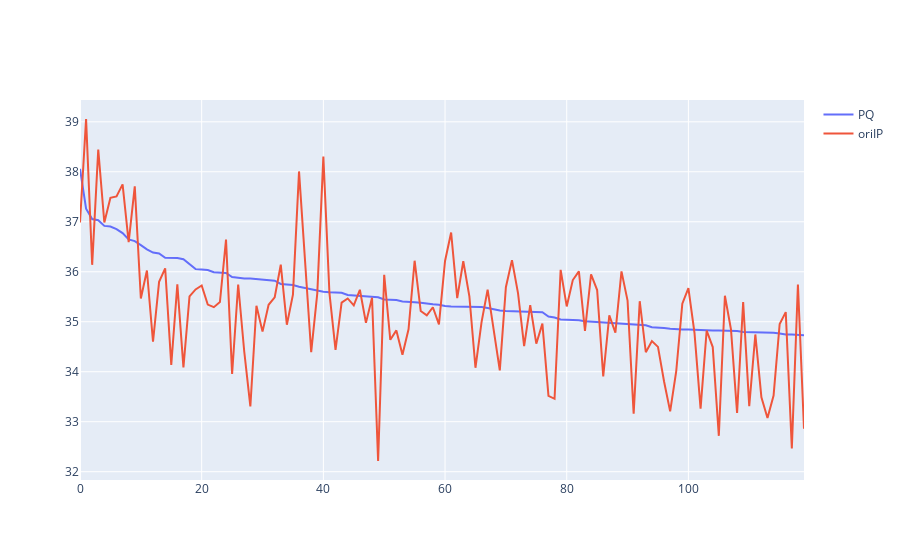

Notebook source saved alongside this figure:
### Code cell
k=120
trace1 = go.Scatter(x=np.arange(k), y=D[0][:], name='PQ')
trace2 = go.Scatter(x=np.arange(k), y=np.dot(query_vectors[0], db_vectors[I[0]].T), name='oriIP')
fig = go.Figure([trace1, trace2])
fig.show()

### Figure 1 — Plotly figure (JSON) as saved in the notebook; plotly's stock layout.template omitted (floating-point values rounded to 4 significant figures; data arrays with more than 128 entries replaced by an {"elided": "..."} marker saying what was removed)
{"data": [{"name": "PQ", "type": "scatter", "x": [0, 1, 2, 3, 4, 5, 6, 7, 8, 9, 10, 11, 12, 13, 14, 15, 16, 17, 18, 19, 20, 21, 22, 23, 24, 25, 26, 27, 28, 29, 30, 31, 32, 33, 34, 35, 36, 37, 38, 39, 40, 41, 42, 43, 44, 45, 46, 47, 48, 49, 50, 51, 52, 53, 54, 55, 56, 57, 58, 59, 60, 61, 62, 63, 64, 65, 66, 67, 68, 69, 70, 71, 72, 73, 74, 75, 76, 77, 78, 79, 80, 81, 82, 83, 84, 85, 86, 87, 88, 89, 90, 91, 92, 93, 94, 95, 96, 97, 98, 99, 100, 101, 102, 103, 104, 105, 106, 107, 108, 109, 110, 111, 112, 113, 114, 115, 116, 117, 118, 119], "y": {"elided": "200 float values"}}, {"name": "oriIP", "type": "scatter", "x": [0, 1, 2, 3, 4, 5, 6, 7, 8, 9, 10, 11, 12, 13, 14, 15, 16, 17, 18, 19, 20, 21, 22, 23, 24, 25, 26, 27, 28, 29, 30, 31, 32, 33, 34, 35, 36, 37, 38, 39, 40, 41, 42, 43, 44, 45, 46, 47, 48, 49, 50, 51, 52, 53, 54, 55, 56, 57, 58, 59, 60, 61, 62, 63, 64, 65, 66, 67, 68, 69, 70, 71, 72, 73, 74, 75, 76, 77, 78, 79, 80, 81, 82, 83, 84, 85, 86, 87, 88, 89, 90, 91, 92, 93, 94, 95, 96, 97, 98, 99, 100, 101, 102, 103, 104, 105, 106, 107, 108, 109, 110, 111, 112, 113, 114, 115, 116, 117, 118, 119], "y": {"elided": "200 float values"}}], "layout": {}}
